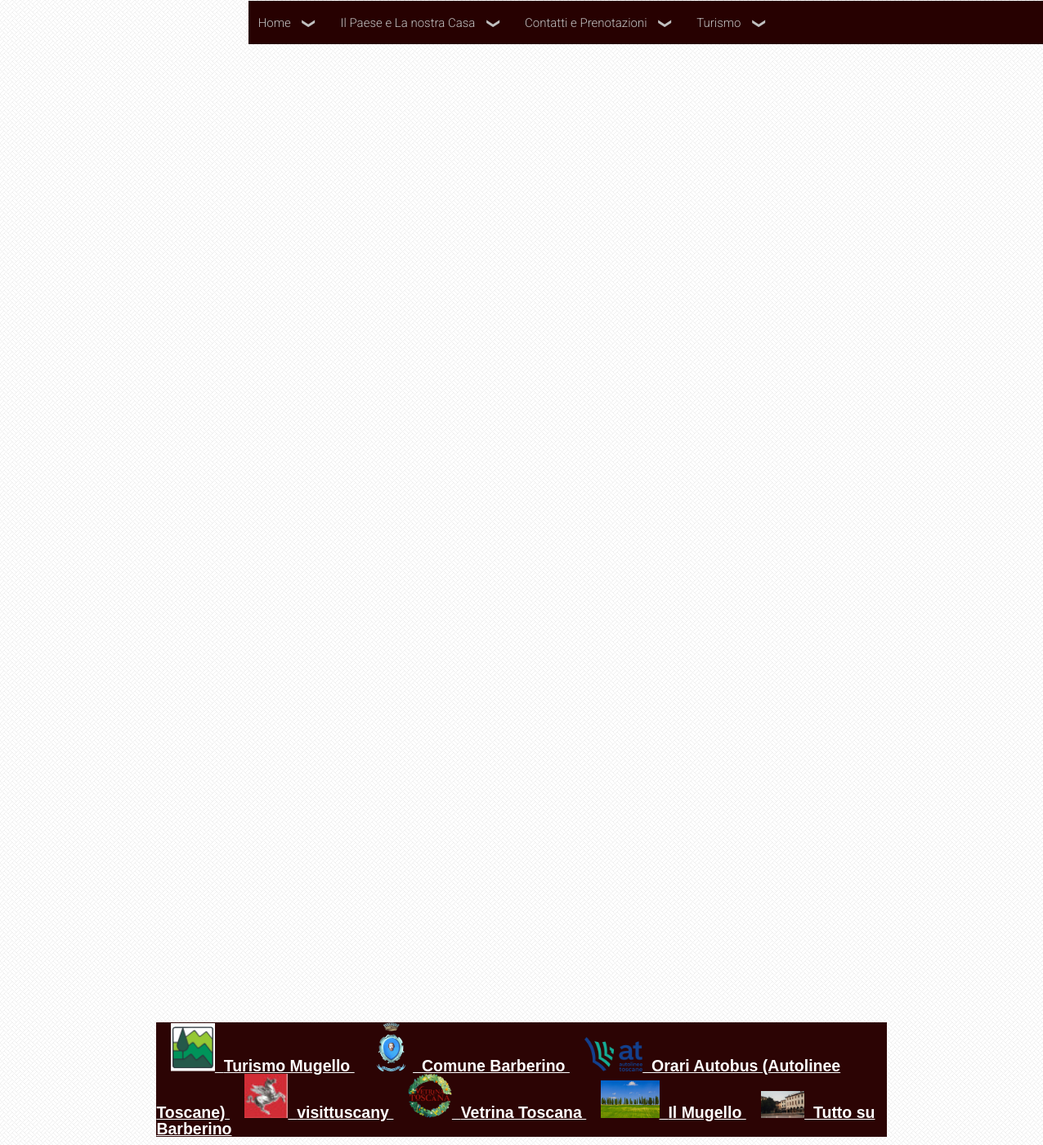
The page / on the database its author committed.
### beb/models.py (models this page shows)
class Links(models.Model):
    codice = models.CharField(max_length=24)
    img = models.CharField(max_length=100)
    titolo = models.CharField(max_length=64)
    descrizione = models.CharField(max_length=512, default=" ")
    link = models.CharField(max_length=512)
    attivo = models.IntegerField(default=0)
    width = models.CharField(max_length=6, default='5%')
    height = models.CharField(max_length=6, default='5%')

class Menuweb(models.Model):
    codice = models.CharField(max_length=20)
    radice = models.CharField(max_length=20)
    livello = models.IntegerField(default=0)
    titolo = models.CharField(max_length=64)
    descrizione = models.CharField(max_length=256)
    link = models.CharField(max_length=512)
    attivo = models.IntegerField(default=0)
    icon = models.CharField(max_length=255)
    workplace = models.IntegerField(default=0)
    param1 = models.CharField(max_length=255)
    ordine = models.IntegerField(default=0)

### beb/views.py (the view)
# urls.py: path("", views.index, name="index"),
def index(request):
    luogo = "index"
    entries = Entries.objects.filter(slug=luogo)
    menuweb = Menuweb.objects.filter(livello=2, attivo=1).order_by('ordine' , 'codice')
    submenu = Menuweb.objects.filter(livello=3, attivo=1).order_by('ordine', 'radice')
    slider = Slider.objects.filter(codice=luogo)
    links = Links.objects.all()[:]
    carousel = "slide"
    context = {"entries": entries, "menuweb": menuweb, "submenu": submenu, "slider": slider, "links": links, "luogo": luogo, "carousel":carousel}
    return render(request, "beb/index.html", context)

### beb/templates/beb/index.html (shortened to what this page needs)
{% extends 'beb/base.html' %}
{% load static %}
{% block content %}
<iframe  scrolling="no" width="100%" height="100%" src="/beb/{{carousel}}?luogo={{luogo}}" frameborder="0" style="position: absolute; margin-left:-0.5% ; top: 150px;"></iframe>
{% endblock content %}
{% block footer %}
<span class="flex-container" style=" position: absolute; bottom:10px; margin-left:15%; margin-right:15%; background-color: #2c0404;">
<marquee  direction="right"  width="100%" scrollamount="10" onMouseOver="this.stop()" onMouseOut="this.start()" >
		{% for link in links %}
		<a style="width: 100%; color:#fff; font-size: 1.5em; margin-left:2%; margin-top:5%; font-weight: bold;" href="{{link.link}}"> <img  src="{% static 'beb/img/links/'%}{{link.img}}" width={{link.width}} height={{link.height}} alt=""/>&nbsp; {{link.titolo}} </a>
		{% endfor %}
</marquee>
</span>
{% endblock footer %}

### beb/templates/beb/base.html (shortened to what this page needs)
<!DOCTYPE html>
{% load static %}
<html lang="en">
<head>
    <link rel="stylesheet" href="{% static 'css/styles.css' %}"/>
    <link rel="stylesheet" href="https://cdn.jsdelivr.net/npm/bootstrap@5.3.0/dist/css/bootstrap.min.css"/>
    <link rel="stylesheet" type="text/css" media="all" href="{% static 'beb/news/css/styles.css'%}"/>
</head>
<body  class= "flex-container" style="background-image:url({% static 'beb/bg.png'%}); background-repeat:repeat;">
        {% block content %}
		{% endblock content %}
		{% block footer %}
		{% endblock footer %}
		<span style="position: absolute; margin-top: -2.5%;margin-left:23.8% ; float:left;">{% include 'beb/AceMenu.html' %}</span>
</body>
</html>

### beb/templates/beb/AceMenu.html (shortened to what this page needs)
﻿<!DOCTYPE html>
{% load static %}
<html lang="en">
<head>
    <link href="https://maxcdn.bootstrapcdn.com/font-awesome/4.7.0/css/font-awesome.min.css" rel="stylesheet" type="text/css" />
    <link href="{% static 'beb/Ace-Menu/css/demo.css'%}" rel="stylesheet" type="text/css" />
    <link href="{% static 'beb/Ace-Menu/css/ace-responsive-menu.css'%}" rel="stylesheet" type="text/css" />
</head>
<body>
    <div class="demo">
	    <nav>
            <ul id="respMenu" class="ace-responsive-menu" data-menu-style="horizontal">
                {% for menuwebs in menuweb %}
                <li>
                    <a href="javascript:;">
                       <span class="title">{{menuwebs.titolo}} </span>
                    {% for submenus in submenu %}
                    {% if menuwebs.codice == submenus.radice %}
                     {% ifchanged %}
                        <span class="arrow"></span>
                    {% endifchanged %}
                    {% endif %}
                    {% endfor %}
		            </a>
                </li>
                {% endfor %}
            </ul>
        </nav>
    </div>
</body>
</html>

### beb/static/beb/blogs/css/styles.css (style rules this page uses)
html, body, div, span, applet, object, iframe, h1, h2, h3, h4, h5, h6, p, blockquote, pre, a, abbr, acronym, address, big, cite, code, del, dfn, em, img, ins, kbd, q, s, samp, small, strike, strong, sub, sup, tt, var, b, u, i, center, dl, dt, dd, ol, ul, li, fieldset, form, label, legend, table, caption, tbody, tfoot, thead, tr, th, td, article, aside, canvas, details, embed, figure, figcaption, footer, header, hgroup, menu, nav, output, ruby, section, summary, time, mark, audio, video { margin: 0; padding: 0; border: 0; font-size: 100%; font: inherit; vertical-align: baseline; outline: none; -webkit-font-smoothing: antialiased; -webkit-text-size-adjust: 100%; -ms-text-size-adjust: 100%; -webkit-box-sizing: border-box; -moz-box-sizing: border-box; box-sizing: border-box; }
html { overflow-y: scroll; }
body { font-family: 'Helvetica Neue', Helvetica, Arial, sans-serif; font-size: 62.5%; line-height: 1; color: #515151; padding: 0 0; background: #e5e5e5 url('../img/brushed.png'); }
article, aside, details, figcaption, figure, footer, header, hgroup, menu, nav, section { display: block; }
ol, ul { list-style: none; }
img { border: 0; max-width: 80%; max-height: 80%; }

### beb/static/beb/news/css/styles.css (style rules this page uses)
html, body, div, span, applet, object, iframe, h1, h2, h3, h4, h5, h6, p, blockquote, pre, a, abbr, acronym, address, big, cite, code, del, dfn, em, img, ins, kbd, q, s, samp, small, strike, strong, sub, sup, tt, var, b, u, i, center, dl, dt, dd, ol, ul, li, fieldset, form, label, legend, table, caption, tbody, tfoot, thead, tr, th, td, article, aside, canvas, details, embed, figure, figcaption, footer, header, hgroup, menu, nav, output, ruby, section, summary, time, mark, audio, video { margin: 0; padding: 0; border: 0; font-size: 100%; font: inherit; vertical-align: baseline; outline: none; -webkit-font-smoothing: antialiased; -webkit-text-size-adjust: 100%; -ms-text-size-adjust: 100%; -webkit-box-sizing: border-box; -moz-box-sizing: border-box; box-sizing: border-box; }
html { overflow-y: scroll; }
body { font-family: 'Helvetica Neue', Helvetica, Arial, sans-serif; font-size: 62.5%; line-height: 1; color: #ffffff; padding: 0 0; background: #ffffff url('../img/brushed.png'); }
article, aside, details, figcaption, figure, footer, header, hgroup, menu, nav, section { display: block; }
ol, ul { list-style: none; }
img { border: 0; max-width: 100%; }

### beb/static/beb/Ace-Menu/css/demo.css (style rules this page uses)
body { color: #000; font-family: sans-serif; padding: 20px 0px; margin: 0px; font-size: 13px; background: url(bg.png) top left repeat; }
a { text-shadow: none; color: #0d638f; }
ul { margin: 0px; padding: 0px; }
.demo { width: 980px; margin: 0px auto; }

### beb/static/beb/Ace-Menu/css/ace-responsive-menu.css (style rules this page uses)
a { text-shadow: none; color: #0d638f; }
ul { margin: 0px; padding: 0px; }
.ace-responsive-menu { list-style: none; margin: 0; padding: 0; background: #270101; float:right; width:100%; font-family: 'Roboto', sans-serif; }
.ace-responsive-menu li { list-style: none; }
.ace-responsive-menu > li { display: block; margin: 0; padding: 0; border: 0px; float: left; }
.ace-responsive-menu li a { color:#c0c0c0; }
.ace-responsive-menu > li > a { display: block; position: relative; margin: 0; border: 0px; padding: 18px 20px 18px 12px; text-decoration: none; font-size: 15px; font-weight: 300; color: #c0c0c0; }
.ace-responsive-menu > li > a > .arrow:before { margin-left: 15px; display: inline; font-size: 16px; font-family: FontAwesome; height: auto; content: " \276F"; font-weight: 300; text-shadow: none; width: 10px; display: inline-block; transform: rotate(90deg); }
.flex-container { “display: flex” }

### rows shown on the page
Links: img (picture), titolo "Turismo Mugello"
Links: img (picture), titolo "Comune Barberino"
Links: img (picture), titolo "Orari Autobus (Autolinee Toscane)"
Links: img (picture), titolo "visittuscany"
Links: img (picture), titolo "Vetrina Toscana"
Links: img (picture), titolo "Il Mugello"
Links: img (picture), titolo "Tutto su Barberino"
Menuweb: titolo "Home"
Menuweb: titolo "Il Paese e La nostra Casa"
Menuweb: titolo "Contatti e Prenotazioni"
Menuweb: titolo "Turismo"
